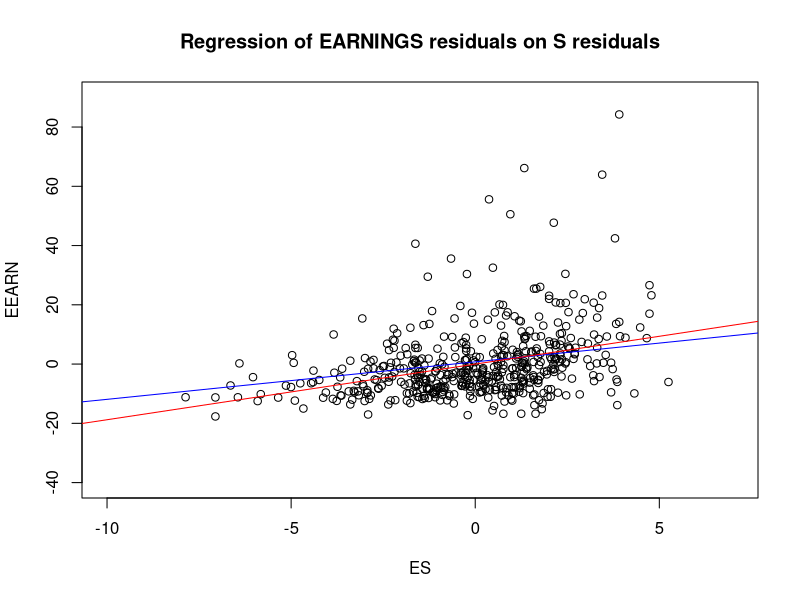
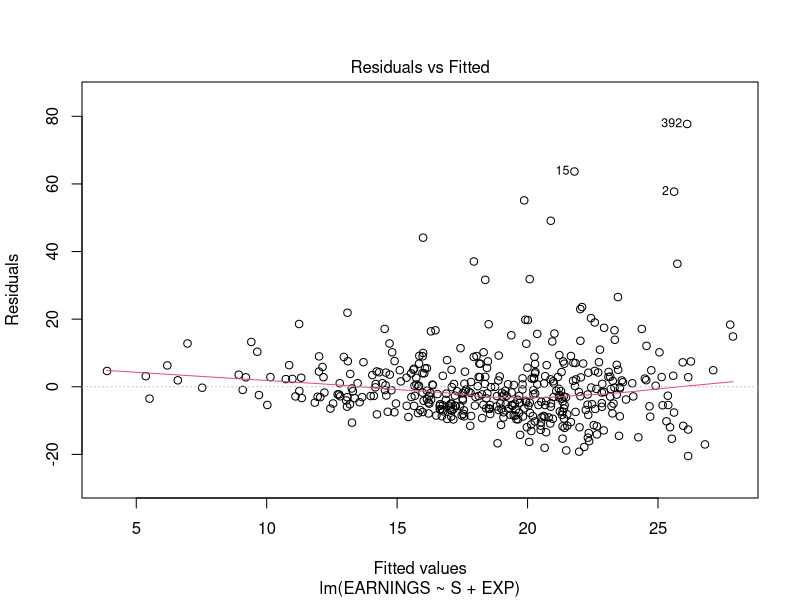
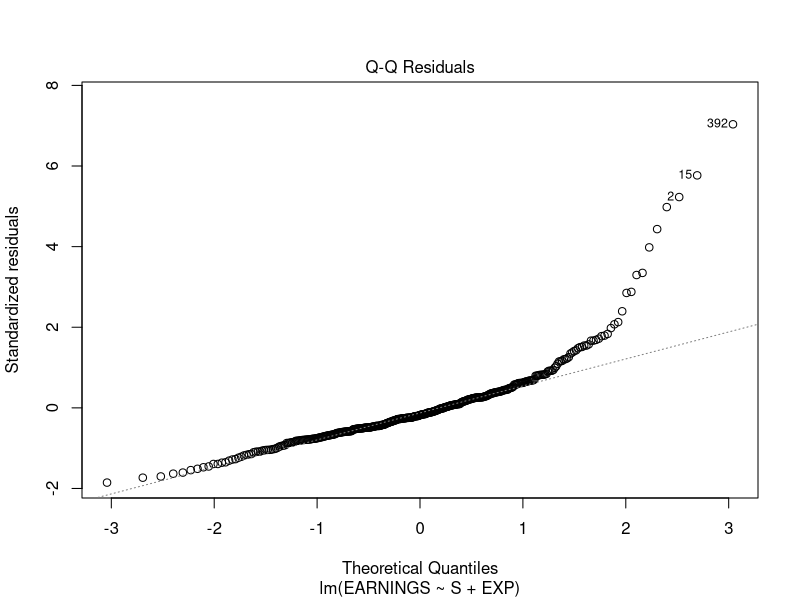
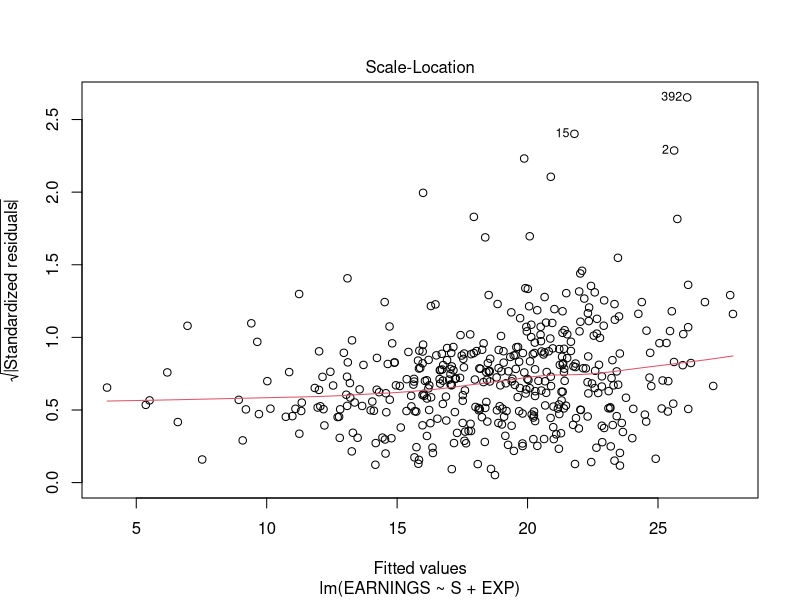
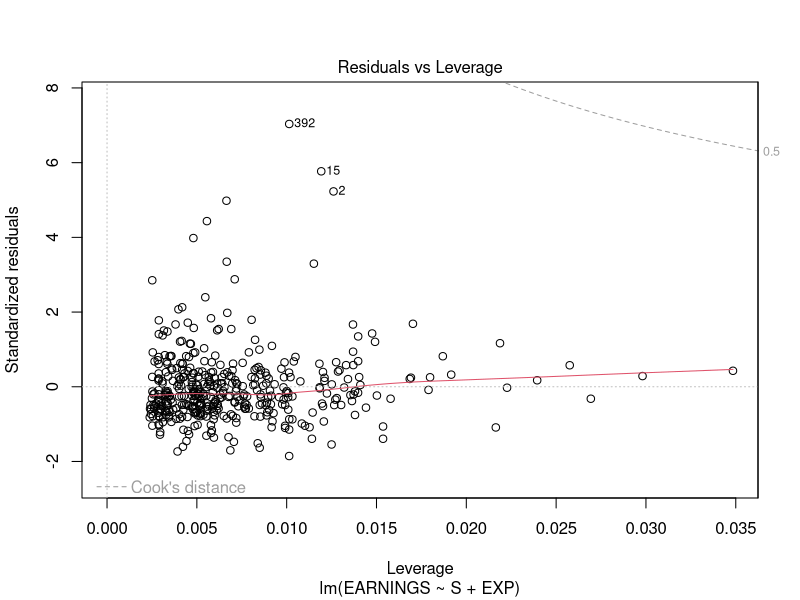
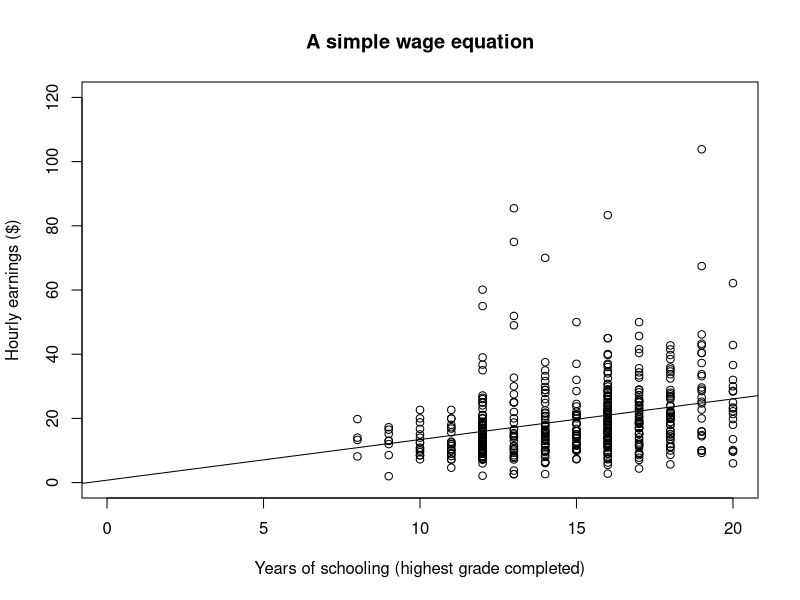

These charts were generated, in order, by the following R code:
## ---- chunk 1
knitr::opts_chunk$set(echo = TRUE)
## ---- chunk 2
# Load the required package
library(tidyverse)    

eawe21 <- read.csv('./Data/EAWE21.csv', header=T)

lm(EARNINGS ~ S + EXP, data = eawe21) %>%
  summary
## ---- chunk 3
eawe21 <- read.csv('./Data/EAWE21.csv', header=T)

SRM <- lm(EARNINGS ~ S, data = eawe21)
summary(SRM)

EEARN = eawe21$EARNINGS - fitted.values(lm(EARNINGS ~ EXP, data = eawe21))
ES = eawe21$S - fitted.values(lm(S ~ EXP, data = eawe21))

RegOnResid <- lm(EEARN ~ ES)
summary(RegOnResid)

plot(EEARN ~ ES, 
     main = "Regression of EARNINGS residuals on S residuals", 
     xlab = "ES",
     ylab = "EEARN",
     xlim = c(-10, 7),
     ylim = c(-40, 90))

abline(SRM, col='blue')              # Add the regression line
abline(RegOnResid, col="red")

## ---- chunk 4
# Regression of EARNINGS on S and EXP
# with wages set by collective bargaining

# Load the required package
library(tidyverse)                  

# Create the dataset
eawe21.1 <- read.csv('./Data/EAWE21.csv', header=T) %>%    # Input the data
  filter(COLLBARG == 1)                                    # Filter the data

# Run the model
lin.model.1 <- lm(EARNINGS ~ S + EXP, data = eawe21.1)     

# Regression result
summary(lin.model.1)
anova(lin.model.1)
## ---- chunk 5
# Regression of EARNINGS on S and EXP
# with wages set by other than collective bargaining

# Create the dataset
eawe21.0 <- read.csv('./Data/EAWE21.csv', header=T) %>%    # Input the data
  filter(COLLBARG == 0)                                    # Filter the data

# Run the model
lin.model.0 <- lm(EARNINGS ~ S + EXP, data = eawe21.0)  


# Regression result
summary(lin.model.0)
anova(lin.model.0)
## ---- chunk 6
# plot(lin.model.0, which=1)
plot(lin.model.0, which = c(1,2,3,5))
## ---- chunk 7
# EARNINGS regress on schooling
eawe21 <- read.csv('./Data/EAWE21.csv', header=T)   # Import data
lin.model <- lm(EARNINGS ~ S, data = eawe21)        # Run the model
summary(lin.model)                                  # The result
## ---- chunk 8
# EARNINGS regress on schooling
# Plot the data
plot(EARNINGS ~ S, 
     data = eawe21,
     main = "A simple wage equation", 
     xlab = "Years of schooling (highest grade completed)",
     ylab = "Hourly earnings ($)",
     xlim = c(0, 20),
     ylim = c(0, 120))

abline(lin.model)              # Add the regression line

## ---- chunk 9
# Descriptive statistics for S
summary(eawe21$S)
## ---- chunk 10
# Create the demeaned variable SDEV
library(tidyverse)                  # Load the required package

eawe21 <- read.csv('./Data/EAWE21.csv', header=T)   # Import data
eawe21.dm <- eawe21 %>%
  mutate(SDEV = S - mean(S)) %>%    # Create the demeaned variable
  select(EARNINGS, S, SDEV)         # Select the required columns

# EARNINGS regress on the demeaned variable SDEV
# Using pipe (%>%) operator to simplify the code
lm(EARNINGS ~ SDEV, data = eawe21.dm) %>%        # Run the model
  summary                                        # Print the result      
## ---- chunk 11
# EARNINGS regress on schooling
# Analysis of variance table
anova(lin.model)
## ---- chunk 12
# EARNINGS regress on schooling
# Summary of regression results, including the coefficient of determination
summary(lin.model)
